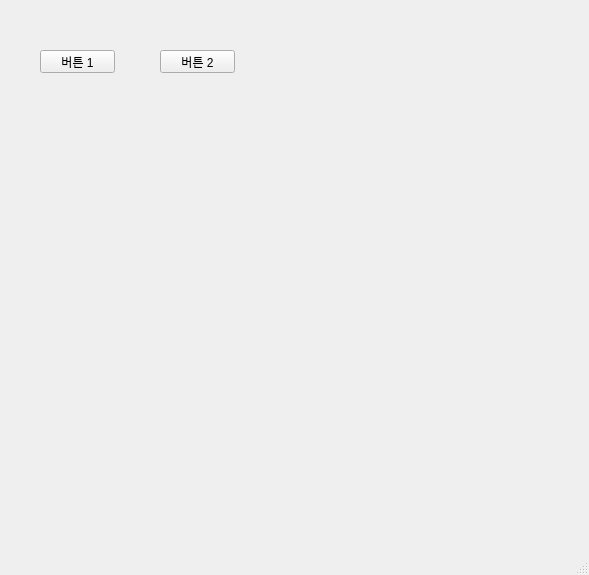
<?xml version="1.0" encoding="UTF-8"?>
<ui version="4.0">
 <class>MainWindow</class>
 <widget class="QMainWindow" name="MainWindow">
  <property name="geometry">
   <rect>
    <x>0</x>
    <y>0</y>
    <width>589</width>
    <height>575</height>
   </rect>
  </property>
  <property name="windowTitle">
   <string>MainWindow</string>
  </property>
  <widget class="QWidget" name="centralwidget">
   <widget class="QPushButton" name="pushButton_1">
    <property name="geometry">
     <rect>
      <x>40</x>
      <y>50</y>
      <width>75</width>
      <height>23</height>
     </rect>
    </property>
    <property name="text">
     <string>버튼 1</string>
    </property>
   </widget>
   <widget class="QPushButton" name="pushButton_2">
    <property name="geometry">
     <rect>
      <x>160</x>
      <y>50</y>
      <width>75</width>
      <height>23</height>
     </rect>
    </property>
    <property name="text">
     <string>버튼 2</string>
    </property>
   </widget>
  </widget>
  <widget class="QMenuBar" name="menubar">
   <property name="geometry">
    <rect>
     <x>0</x>
     <y>0</y>
     <width>589</width>
     <height>21</height>
    </rect>
   </property>
  </widget>
  <widget class="QStatusBar" name="statusbar"/>
 </widget>
 <resources/>
 <connections/>
</ui>
